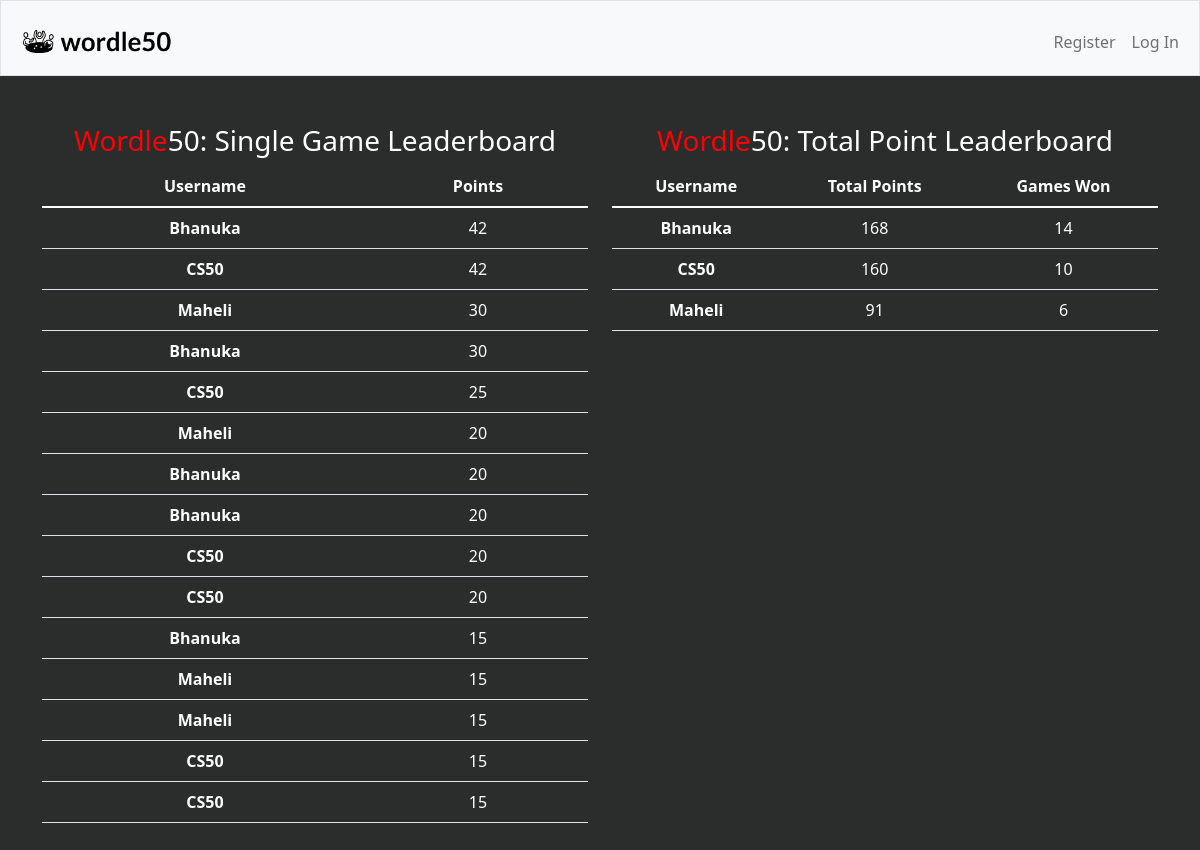
The app's page /leaderboard with its own data.
### tables this page shows
CREATE TABLE lbsingle (id INTEGER PRIMARY KEY AUTOINCREMENT, username TEXT NOT NULL, points INTEGER NOT NULL);

CREATE TABLE lbtotal (id INTEGER PRIMARY KEY AUTOINCREMENT, username TEXT NOT NULL, totalpoints INTEGER NOT NULL, games INTEGER DEFAULT 0);

### app.py (the view)
@app.route("/leaderboard", methods=["GET", "POST"])
def leaderboard():
    lb = db.execute("SELECT * FROM lbtotal ORDER BY totalpoints DESC LIMIT 15")
    sg = db.execute("SELECT * FROM lbsingle ORDER BY points DESC LIMIT 15")
    return render_template("leaderboard.html", lb=lb, sg=sg)

### app.py (called while the page is built)
@app.after_request
def after_request(response):
    response.headers["Cache-Control"] = "no-cache, no-store, must-revalidate"
    response.headers["Expires"] = 0
    response.headers["Pragma"] = "no-cache"
    return response

### templates/leaderboard.html (shortened to what this page needs)
{% extends "layout.html" %}
{% block main %}
      <div class="row">
        <div class="col-lg-6 col-md-6 col-sm-6 col-xs-6">
            <h3><span style="color:red">Wordle</span>50: Single Game Leaderboard</h3>
          <table class="table lbtable">
            <thead>
              <tr>
                <th>Username</th>
                <th>Points</th>
              </tr>
            </thead>
            <tbody>
                {% for entry in sg %}
              <tr class="lbrow">
                <th scope="row">{{ entry.username }}</th>
                <td>{{ entry.points }}</td>
              </tr>
                {% endfor %}
            </tbody>
          </table>
        </div>
        <div class="col-lg-6 col-md-6 col-sm-6 col-xs-6">
            <h3><span style="color:red">Wordle</span>50: Total Point Leaderboard</h3>
          <table class="table lbtable">
            <thead>
              <tr>
                <th>Username</th>
                <th>Total Points</th>
                <th>Games Won</th>
              </tr>
            </thead>
            <tbody>
                {% for entry in lb %}
              <tr class="lbrow">
                <th scope="row">{{ entry.username }}</th>
                <td>{{ entry.totalpoints }}</td>
                <td>{{ entry.games }}</td>
              </tr>
                {% endfor %}
            </tbody>
          </table>
        </div>
      </div>
{% endblock %}

### templates/layout.html (shortened to what this page needs)
<!DOCTYPE html>
<html lang="en">
    <head>
        <link href="https://cdn.jsdelivr.net/npm/bootstrap@5.1.3/dist/css/bootstrap.min.css" rel="stylesheet">
        <link href="/static/styles.css" rel="stylesheet">
    </head>
    <body>
        <nav class="bg-light border navbar navbar-expand-md navbar-light">
            <div class="container-fluid">
                <a class="navbar-brand" href="/">
                    <img src="/static/wordle50logo2.png" width="150px">
                </a>
                <div class="collapse navbar-collapse" id="navbar">
                    {% if session["user_id"] %}
                        <ul class="navbar-nav me-auto mt-2">
                            <li class="nav-item"><a class="nav-link" href="/play4">Play 4 Letters</a></li>
                            <li class="nav-item"><a class="nav-link" href="/play5">Play 5 Letters</a></li>
                            <li class="nav-item"><a class="nav-link" href="/play6">Play 6 Letters</a></li>
                            <li class="nav-item"><a class="nav-link" href="/leaderboard">Leaderboard</a></li>
                        </ul>
                        <ul class="navbar-nav ms-auto mt-2">
                            <li class="nav-item"><a class="nav-link" href="/logout">Log Out</a></li>
                        </ul>
                    {% else %}
                        <ul class="navbar-nav ms-auto mt-2">
                            <li class="nav-item"><a class="nav-link" href="/register">Register</a></li>
                            <li class="nav-item"><a class="nav-link" href="/login">Log In</a></li>
                        </ul>
                    {% endif %}
                </div>
            </div>
        </nav>
        <main class="container py-5 text-center">
            {% block main %}{% endblock %}
        </main>
    </body>
</html>

### static/styles.css (style rules this page uses)
nav .navbar-brand { font-size: xx-large; padding-left: 10px; }
body { background-color: #2b2c2c; color: white; }
.lbtable { color: white; }

### records on screen
lbsingle: username "Bhanuka", points "42"
lbsingle: username "CS50", points "42"
lbsingle: username "Maheli", points "30"
lbsingle: username "Bhanuka", points "30"
lbsingle: username "CS50", points "25"
lbsingle: username "Maheli", points "20"
lbsingle: username "Bhanuka", points "20"
lbsingle: username "Bhanuka", points "20"
lbsingle: username "CS50", points "20"
lbsingle: username "CS50", points "20"
lbsingle: username "Bhanuka", points "15"
lbsingle: username "Maheli", points "15"
lbsingle: username "Maheli", points "15"
lbsingle: username "CS50", points "15"
lbsingle: username "CS50", points "15"
lbtotal: username "Bhanuka", totalpoints "168", games "14"
lbtotal: username "CS50", totalpoints "160", games "10"
lbtotal: username "Maheli", totalpoints "91", games "6"
